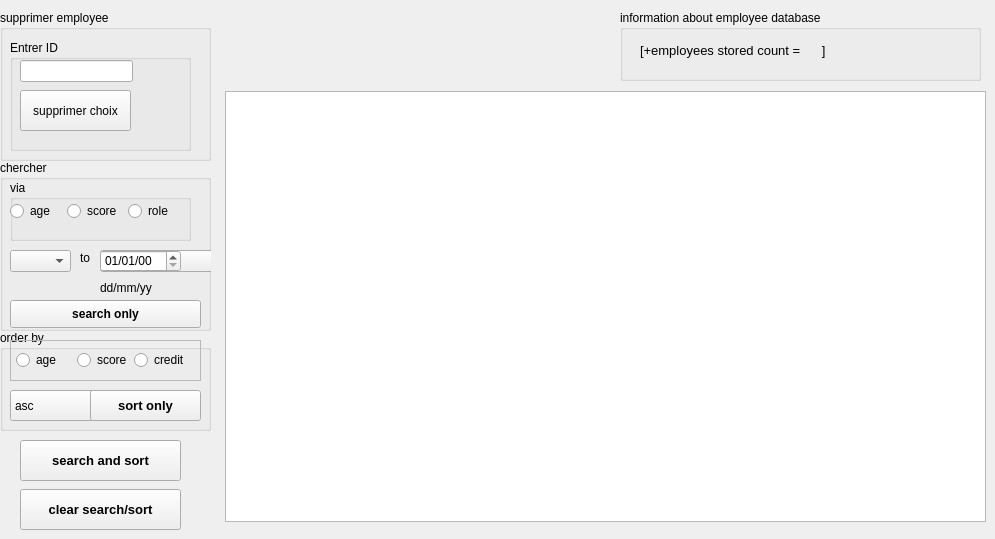
        <widget class="QWidget" name="tab_consulter_employee">
         <attribute name="title">
          <string>consulter/supprime employee</string>
         </attribute>
         <widget class="QTableView" name="tableView_afficher_ts">
          <property name="geometry">
           <rect>
            <x>225</x>
            <y>91</y>
            <width>761</width>
            <height>431</height>
           </rect>
          </property>
         </widget>
         <widget class="QGroupBox" name="groupBox_11">
          <property name="geometry">
           <rect>
            <x>620</x>
            <y>10</y>
            <width>361</width>
            <height>71</height>
           </rect>
          </property>
          <property name="title">
           <string>information about employee database</string>
          </property>
          <widget class="QLabel" name="label_existing_status_to_delete">
           <property name="geometry">
            <rect>
             <x>20</x>
             <y>30</y>
             <width>254</width>
             <height>21</height>
            </rect>
           </property>
           <property name="font">
            <font>
             <pointsize>10</pointsize>
            </font>
           </property>
           <property name="text">
            <string>[+employees stored count =      ]</string>
           </property>
          </widget>
         </widget>
         <widget class="QGroupBox" name="groupBox_2">
          <property name="geometry">
           <rect>
            <x>0</x>
            <y>10</y>
            <width>211</width>
            <height>151</height>
           </rect>
          </property>
          <property name="font">
           <font>
            <pointsize>9</pointsize>
           </font>
          </property>
          <property name="title">
           <string>supprimer employee</string>
          </property>
          <widget class="QGroupBox" name="groupBox_12">
           <property name="geometry">
            <rect>
             <x>10</x>
             <y>30</y>
             <width>181</width>
             <height>111</height>
            </rect>
           </property>
           <property name="title">
            <string>Entrer ID</string>
           </property>
           <widget class="QLineEdit" name="lineEdit_id_supprimer_search">
            <property name="geometry">
             <rect>
              <x>10</x>
              <y>20</y>
              <width>113</width>
              <height>22</height>
             </rect>
            </property>
            <property name="text">
             <string/>
            </property>
           </widget>
           <widget class="QPushButton" name="pushButton_supprimer_choix">
            <property name="geometry">
             <rect>
              <x>10</x>
              <y>50</y>
              <width>111</width>
              <height>41</height>
             </rect>
            </property>
            <property name="text">
             <string>supprimer choix</string>
            </property>
           </widget>
          </widget>
         </widget>
         <widget class="QGroupBox" name="groupBox_3">
          <property name="geometry">
           <rect>
            <x>0</x>
            <y>160</y>
            <width>211</width>
            <height>171</height>
           </rect>
          </property>
          <property name="title">
           <string>chercher</string>
          </property>
          <widget class="QGroupBox" name="groupBox_chercher">
           <property name="geometry">
            <rect>
             <x>10</x>
             <y>20</y>
             <width>181</width>
             <height>61</height>
            </rect>
           </property>
           <property name="title">
            <string>via</string>
           </property>
           <widget class="QWidget" name="layoutWidget">
            <property name="geometry">
             <rect>
              <x>0</x>
              <y>20</y>
              <width>169</width>
              <height>22</height>
             </rect>
            </property>
            <layout class="QHBoxLayout" name="horizontalLayout">
             <item>
              <widget class="QRadioButton" name="radioButton_age_chercher">
               <property name="text">
                <string>age</string>
               </property>
              </widget>
             </item>
             <item>
              <widget class="QRadioButton" name="radioButton_score_chercher">
               <property name="text">
                <string>score</string>
               </property>
              </widget>
             </item>
             <item>
              <widget class="QRadioButton" name="radioButton_role_chercher">
               <property name="text">
                <string>role</string>
               </property>
              </widget>
             </item>
            </layout>
           </widget>
          </widget>
          <widget class="QComboBox" name="comboBox_comparison">
           <property name="geometry">
            <rect>
             <x>10</x>
             <y>90</y>
             <width>61</width>
             <height>22</height>
            </rect>
           </property>
           <item>
            <property name="text">
             <string/>
            </property>
           </item>
           <item>
            <property name="text">
             <string>=</string>
            </property>
           </item>
           <item>
            <property name="text">
             <string>&gt;</string>
            </property>
           </item>
           <item>
            <property name="text">
             <string>&lt;</string>
            </property>
           </item>
          </widget>
          <widget class="QLabel" name="label_to_chercher">
           <property name="geometry">
            <rect>
             <x>80</x>
             <y>90</y>
             <width>12</width>
             <height>16</height>
            </rect>
           </property>
           <property name="text">
            <string>to</string>
           </property>
          </widget>
          <widget class="QComboBox" name="comboBox_role_compar">
           <property name="geometry">
            <rect>
             <x>100</x>
             <y>90</y>
             <width>144</width>
             <height>22</height>
            </rect>
           </property>
           <item>
            <property name="text">
             <string>'ADMIN'</string>
            </property>
           </item>
           <item>
            <property name="text">
             <string>'BUS_AGENT'</string>
            </property>
           </item>
           <item>
            <property name="text">
             <string>'ABONN_AGENT'</string>
            </property>
           </item>
           <item>
            <property name="text">
             <string>'STATION_AGENT'</string>
            </property>
           </item>
           <item>
            <property name="text">
             <string>'RECLAM_AGENT'</string>
            </property>
           </item>
           <item>
            <property name="text">
             <string>'OTHER'</string>
            </property>
           </item>
          </widget>
          <widget class="QSpinBox" name="spinBox_age_or_score_search">
           <property name="geometry">
            <rect>
             <x>100</x>
             <y>90</y>
             <width>51</width>
             <height>22</height>
            </rect>
           </property>
          </widget>
          <widget class="QPushButton" name="pushButton_go_chercher">
           <property name="geometry">
            <rect>
             <x>10</x>
             <y>140</y>
             <width>191</width>
             <height>28</height>
            </rect>
           </property>
           <property name="sizePolicy">
            <sizepolicy hsizetype="Minimum" vsizetype="Fixed">
             <horstretch>0</horstretch>
             <verstretch>0</verstretch>
            </sizepolicy>
           </property>
           <property name="font">
            <font>
             <pointsize>9</pointsize>
             <weight>75</weight>
             <bold>true</bold>
            </font>
           </property>
           <property name="text">
            <string>search only</string>
           </property>
          </widget>
          <widget class="QDateEdit" name="dateEdit_age_chercher">
           <property name="geometry">
            <rect>
             <x>100</x>
             <y>90</y>
             <width>81</width>
             <height>22</height>
            </rect>
           </property>
           <property name="inputMethodHints">
            <set>Qt::ImhPreferNumbers</set>
           </property>
           <property name="maximumDate">
            <date>
             <year>2100</year>
             <month>12</month>
             <day>31</day>
            </date>
           </property>
           <property name="minimumDate">
            <date>
             <year>1962</year>
             <month>9</month>
             <day>14</day>
            </date>
           </property>
           <property name="displayFormat">
            <string>dd/MM/yy</string>
           </property>
          </widget>
          <widget class="QLabel" name="label_dateform_chercher">
           <property name="geometry">
            <rect>
             <x>100</x>
             <y>120</y>
             <width>60</width>
             <height>16</height>
            </rect>
           </property>
           <property name="text">
            <string>dd/mm/yy</string>
           </property>
          </widget>
         </widget>
         <widget class="QPushButton" name="pushButton_clear_chercher">
          <property name="geometry">
           <rect>
            <x>20</x>
            <y>489</y>
            <width>161</width>
            <height>41</height>
           </rect>
          </property>
          <property name="font">
           <font>
            <pointsize>10</pointsize>
            <weight>75</weight>
            <bold>true</bold>
           </font>
          </property>
          <property name="text">
           <string>clear search/sort</string>
          </property>
         </widget>
         <widget class="QGroupBox" name="groupBox_6">
          <property name="geometry">
           <rect>
            <x>0</x>
            <y>330</y>
            <width>211</width>
            <height>101</height>
           </rect>
          </property>
          <property name="title">
           <string>order by</string>
          </property>
          <widget class="QFrame" name="frame">
           <property name="geometry">
            <rect>
             <x>10</x>
             <y>10</y>
             <width>191</width>
             <height>41</height>
            </rect>
           </property>
           <property name="frameShape">
            <enum>QFrame::StyledPanel</enum>
           </property>
           <property name="frameShadow">
            <enum>QFrame::Raised</enum>
           </property>
           <widget class="QRadioButton" name="radioButton_credit_orderby">
            <property name="geometry">
             <rect>
              <x>124</x>
              <y>10</y>
              <width>59</width>
              <height>20</height>
             </rect>
            </property>
            <property name="text">
             <string>credit</string>
            </property>
           </widget>
           <widget class="QRadioButton" name="radioButton_age_orderby">
            <property name="geometry">
             <rect>
              <x>6</x>
              <y>10</y>
              <width>48</width>
              <height>20</height>
             </rect>
            </property>
            <property name="text">
             <string>age</string>
            </property>
           </widget>
           <widget class="QRadioButton" name="radioButton_score_orderby">
            <property name="geometry">
             <rect>
              <x>67</x>
              <y>10</y>
              <width>51</width>
              <height>20</height>
             </rect>
            </property>
            <property name="text">
             <string>score</string>
            </property>
           </widget>
          </widget>
          <widget class="QComboBox" name="comboBox_sortDESC">
           <property name="geometry">
            <rect>
             <x>10</x>
             <y>60</y>
             <width>144</width>
             <height>31</height>
            </rect>
           </property>
           <item>
            <property name="text">
             <string>asc</string>
            </property>
           </item>
           <item>
            <property name="text">
             <string>desc</string>
            </property>
           </item>
          </widget>
          <widget class="QPushButton" name="pushButton_sortONLY">
           <property name="geometry">
            <rect>
             <x>90</x>
             <y>60</y>
             <width>111</width>
             <height>31</height>
            </rect>
           </property>
           <property name="font">
            <font>
             <pointsize>10</pointsize>
             <weight>75</weight>
             <bold>true</bold>
            </font>
           </property>
           <property name="text">
            <string>sort only</string>
           </property>
          </widget>
         </widget>
         <widget class="QPushButton" name="pushButton_searchANDsort">
          <property name="geometry">
           <rect>
            <x>20</x>
            <y>440</y>
            <width>161</width>
            <height>41</height>
           </rect>
          </property>
          <property name="font">
           <font>
            <pointsize>10</pointsize>
            <weight>75</weight>
            <bold>true</bold>
           </font>
          </property>
          <property name="text">
           <string>search and sort</string>
          </property>
         </widget>
        </widget>
